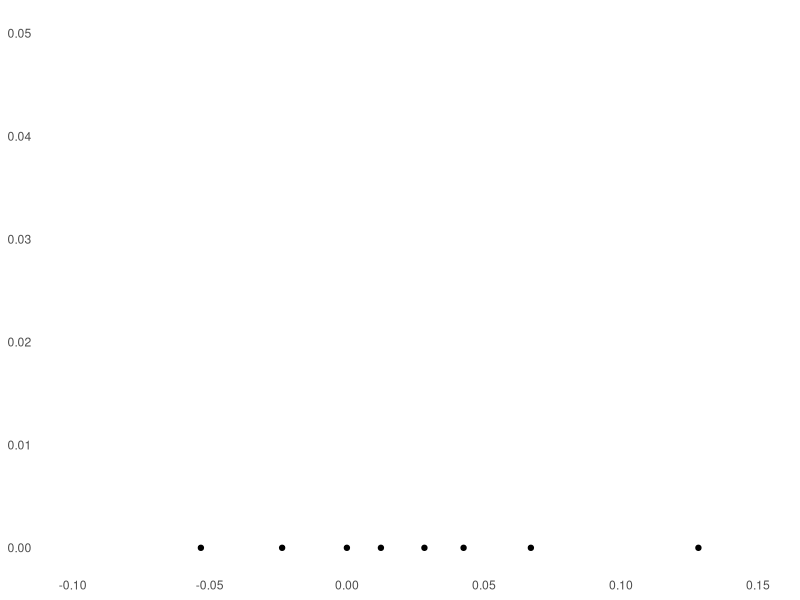
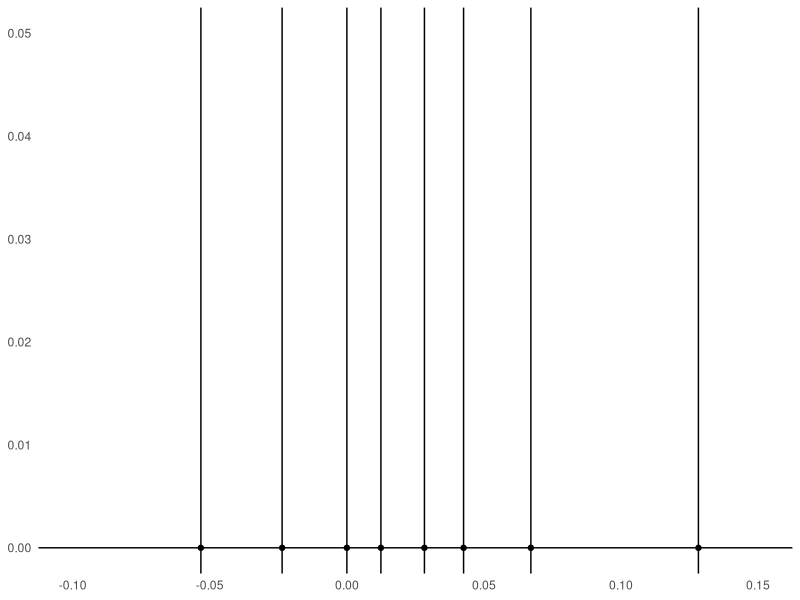

These charts were generated, in order, by the following R code:
# Visualizing average memorability per mascot
library(ggplot2)

x=c(0, 0.128221, 0.012409,
    0.067110, 0.042566, -0.023623,
    0.028283, -0.053254)
y=c(0,0,0,0,0,0,0,0)
mas_data <- data.frame(x=x, y=y)

plot_mas_data <- ggplot(mas_data, aes(x, y)) +
  geom_point() +
  scale_x_continuous(limits = c(-0.10, 0.15)) +
  scale_y_continuous(limits = c(0, 0.05)) + 
  theme(panel.background = element_blank(),
        axis.title.x = element_blank(), 
        axis.ticks.x = element_blank(), 
        axis.title.y = element_blank(), 
        axis.ticks.y = element_blank())
plot_mas_data
  
Barasi <- 0
new_plot <- plot_mas_data +                               # Add vertical line & label
  geom_vline(aes(xintercept = Barasi))
ChibaKun <- 0.128221
plot <- new_plot +                               # Add vertical line & label
  geom_vline(aes(xintercept = ChibaKun ))
Fukaya <- 0.012409
plot2 <- plot +                               # Add vertical line & label
  geom_vline(aes(xintercept = Fukaya))
Jarbo <- 0.067110
plot3 <- plot2 +                               # Add vertical line & label
  geom_vline(aes(xintercept = Jarbo)) 
Kapal <- 0.042566
plot4 <- plot3 +                               # Add vertical line & label
  geom_vline(aes(xintercept = Kapal)) 
Kounudoun <- -0.023623
plot5 <- plot4 +                               # Add vertical line & label
  geom_vline(aes(xintercept = Kounudoun)) 
OnoJoe <- 0.028283
plot6 <- plot5 +                               # Add vertical line & label
  geom_vline(aes(xintercept = OnoJoe)) 
Shimanekko <- -0.053254
plot7 <- plot6 +                               # Add vertical line & label
  geom_vline(aes(xintercept = Shimanekko)) +
  geom_hline(aes(yintercept=0))
plot7